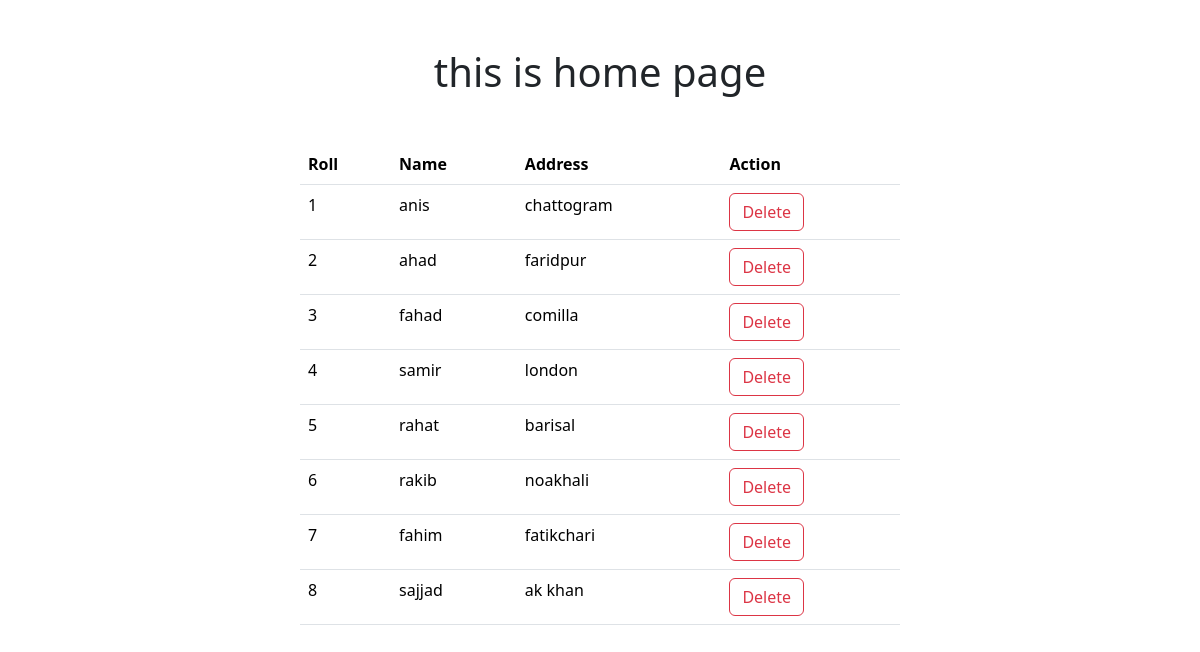
The page / on the database its author committed.
### first_app/models.py (models this page shows)
class Student(models.Model):
    name=models.CharField(max_length=100)
    roll=models.IntegerField(primary_key=True)
    address= models.TextField()
    def __str__(self):
        return f"Roll-{self.roll}- {self.name}"

### first_app/views.py (the view)
# urls.py: path("", views.home, name="home"),
def home(request):
    student= models.Student.objects.all()
    print(student)
    return render(request,'home.html', {"data": student})

### first_app/templates/home.html (shortened to what this page needs)
<!DOCTYPE html>
<html lang="en">
<head>
    <link href="https://cdn.jsdelivr.net/npm/bootstrap@5.3.2/dist/css/bootstrap.min.css" rel="stylesheet">
</head>
<body>
    <h1 class="text-center mt-5">this is home page</h1>
    {% if data %}
    <table class="table mt-5" style="width: 50%; margin: auto;">
        <thead>
          <tr>
            <th scope="col">Roll</th>
            <th scope="col">Name</th>
            <th scope="col">Address</th>
            <th scope="col">Action</th>
          </tr>
        </thead>
        <tbody>
            {% for st in data %}
                <tr>
                    <td>{{st.roll}}</td>
                    <td>{{st.name}}</td>
                    <td>{{st.address}}</td>
                    <td><a href="{% url 'student_delete' st.roll %}" class="btn btn-outline-danger">Delete</a></td>
                </tr>
            {% endfor %}
        </tbody>
      </table>
    {% else %}
    <h1>no data found </h1>
    {% endif %}
</body>
</html>

### rows shown on the page
Student: roll "1", name "anis", address "chattogram"
Student: roll "2", name "ahad", address "faridpur"
Student: roll "3", name "fahad", address "comilla"
Student: roll "4", name "samir", address "london"
Student: roll "5", name "rahat", address "barisal"
Student: roll "6", name "rakib", address "noakhali"
Student: roll "7", name "fahim", address "fatikchari"
Student: roll "8", name "sajjad", address "ak khan"
